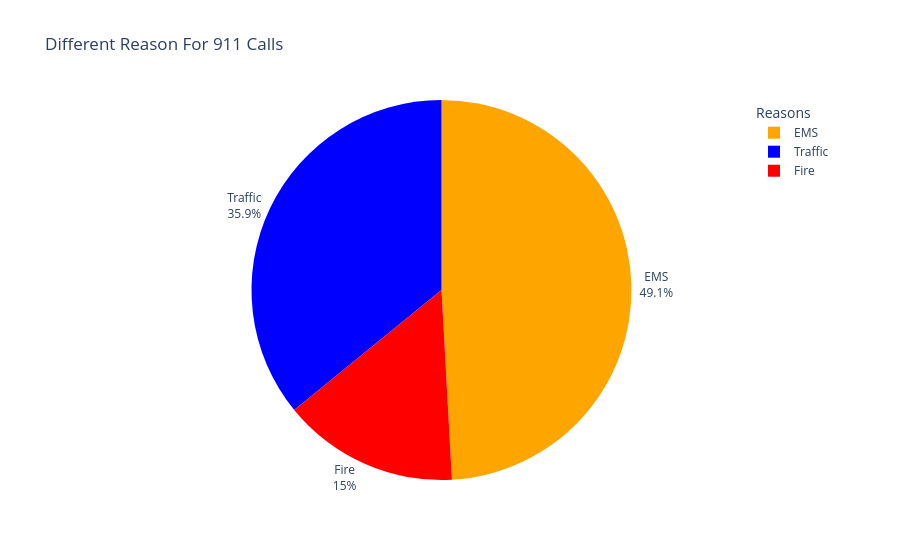

The notebook cell this image was saved under:
### Code cell
reasons_df = df["Reasons"].value_counts()

LABELS = reasons_df.index
VALUES = reasons_df.values

color_map = {"EMS": "orange", "Fire": "red", "Traffic": "blue"}

pie = px.pie(
    data_frame=df,
    labels=LABELS,
    values=VALUES,
    names=LABELS,
    color=LABELS,
    title="Different Reason For 911 Calls",
    color_discrete_map=color_map,
)

pie.update_layout(
    legend_title_text="Reasons",
)

pie.update_traces(
    textinfo="label+percent",
    textposition="outside",
)

pie.show()

### Figure 1 — Plotly figure (JSON) as saved in the notebook; plotly's stock layout.template omitted (floating-point values rounded to 4 significant figures)
{"data": [{"customdata": [["EMS"], ["Traffic"], ["Fire"]], "domain": {"x": [0, 1], "y": [0, 1]}, "hovertemplate": "label=%{label}<br>value=%{value}<br>color=%{customdata[0]}<extra></extra>", "labels": ["EMS", "Traffic", "Fire"], "legendgroup": "", "marker": {"colors": ["orange", "blue", "red"]}, "name": "", "showlegend": true, "textinfo": "label+percent", "textposition": "outside", "type": "pie", "values": [48877, 35695, 14920]}], "layout": {"legend": {"title": {"text": "Reasons"}, "tracegroupgap": 0}, "title": {"text": "Different Reason For 911 Calls"}}}
